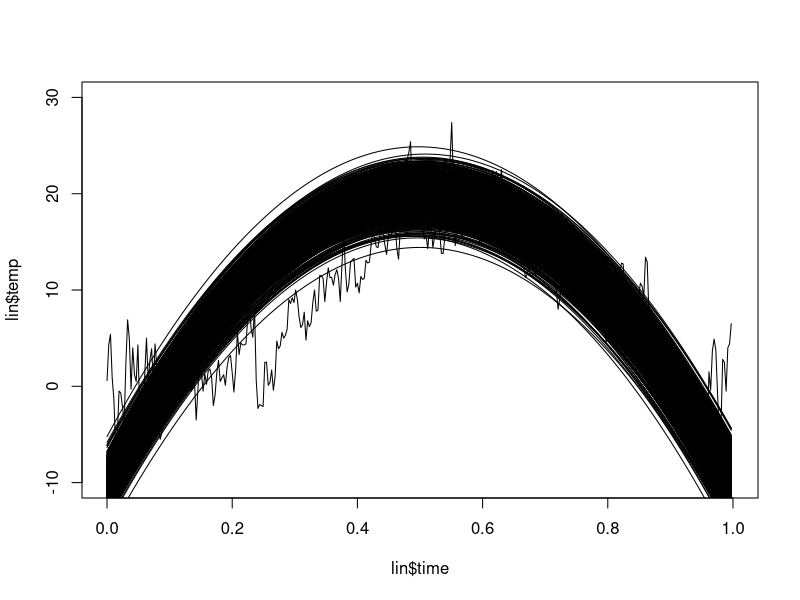
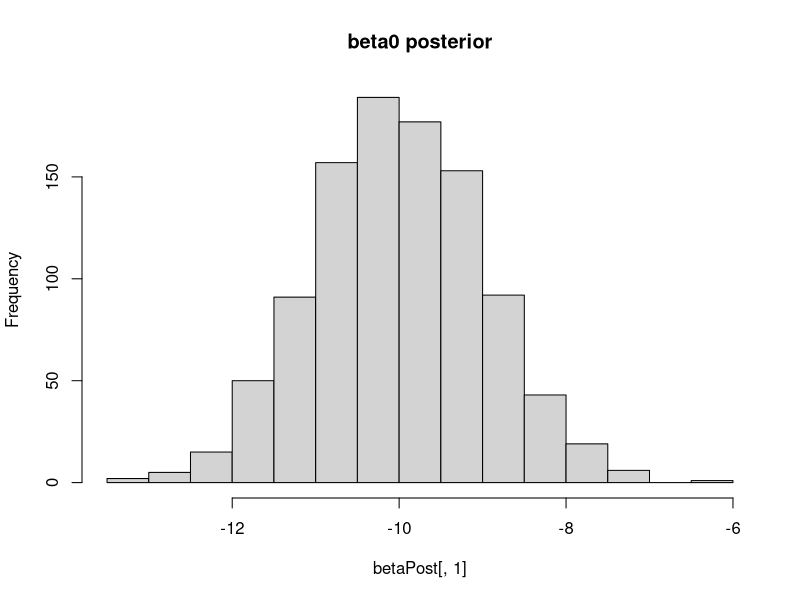
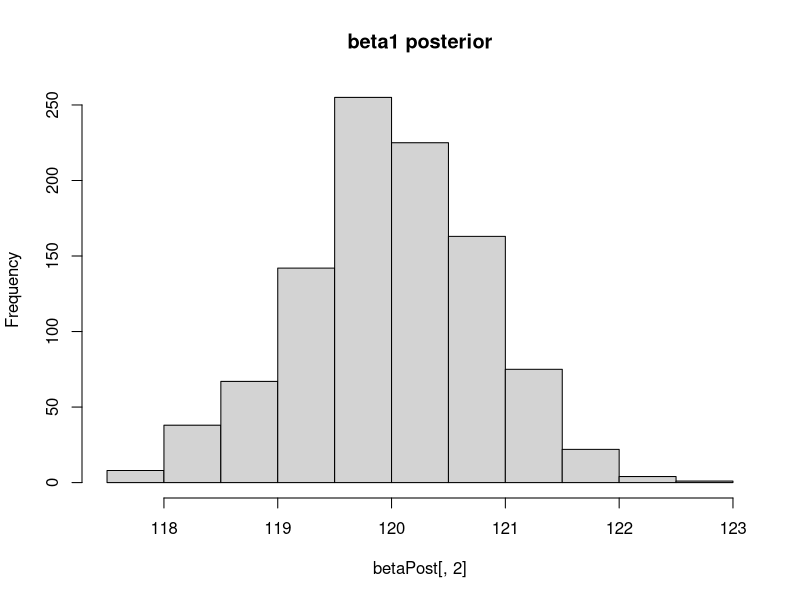
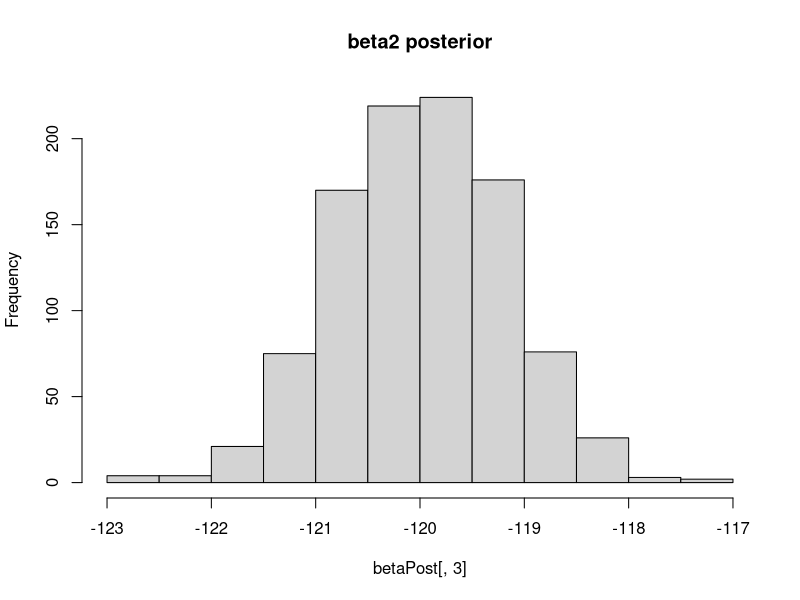
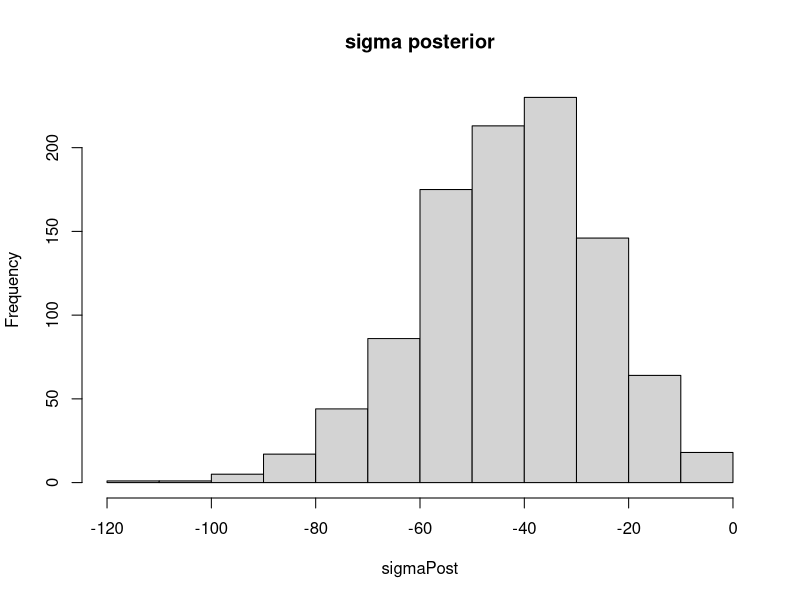
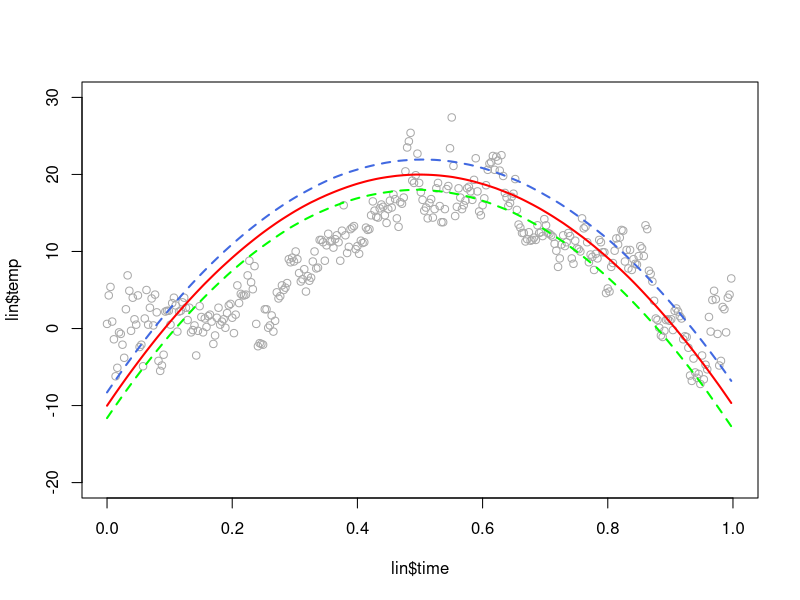
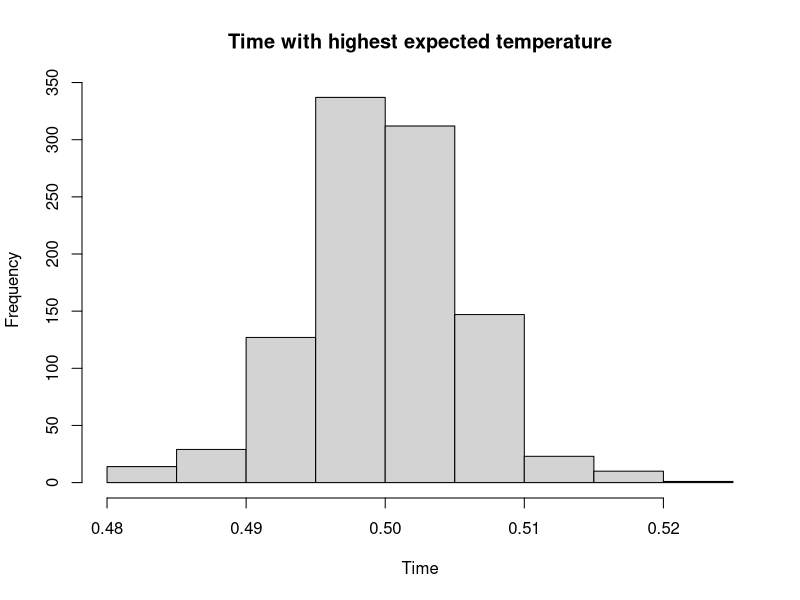
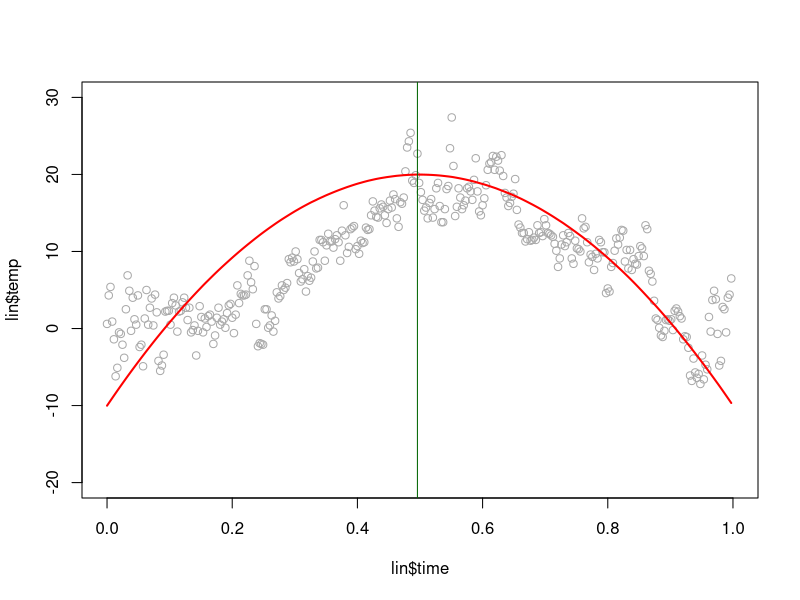

R code for these plots, in order:
## ---- chunk 1
knitr::opts_chunk$set(echo = TRUE, message = FALSE, warning=FALSE, fig.width = 5, fig.height = 3, fig.align = 'center')
set.seed(12345)
## ---- chunk 2
library(coda)
library(readxl)
library(mvtnorm)
library(tidyr)
library(knitr)
## ---- chunk 3
# loading the data
lin <- read_excel("Linkoping2022.xlsx")

women <- read.table('WomenAtWork.dat', header=TRUE)

## ---- chunk 4
# creating the time variable
lin$time <- as.numeric((as.Date(lin$datetime) - as.Date("2022-01-01"))/365)
## ---- chunk 5
set.seed(123456789)
# creating the variables
mu0 <- t(c(-10,120,-120))
omega0 <- diag(1, nrow=3,ncol=3)
v0 <- 150
sigma0 <- 1
n <- nrow(lin)

beta <- matrix(ncol=3, nrow=1000)
sigma <- matrix(ncol=1, nrow=1000)
for (i in 1:1000){
  sigma[i] <- (v0*sigma0)/rchisq(1,v0) # joint prior for sigma

  beta[i,] <- rmvnorm(1,mean=mu0,sigma[i]*solve(omega0)) # joint prior for beta
}

## ---- chunk 6
# regression curves 

reg_matrix <- matrix(ncol=nrow(lin), nrow=1000)

for (i in 1:1000){
  
  reg_matrix[i,] <- beta[i,1] + beta[i,2] *lin$time + beta[i,3]*lin$time^2 + rnorm(1,0,sigma[i])
  
}


plot(lin$temp, x=lin$time, type='l', xlim=c(0,1),ylim=c(-10,30))
for (i in 1:1000){
  lines(x=lin$time,y=reg_matrix[i,])
}
## ---- chunk 7
# creating empty matrices for posteriors
betaPost <- matrix(ncol = 3, nrow = 1000)
sigmaPost <- matrix(ncol = 1, nrow = 1000)

mu_n <- matrix(ncol = 1, nrow = 1000)

# X matrix
X_mat <- matrix(c(rep(1, 365), lin$time, lin$time^2), ncol = 3)

# X'X
xTx <- t(X_mat) %*% X_mat

# y matrix
y_mat <- matrix(lin$temp)

# y'y
yTy <- t(y_mat) %*% y_mat


omega_n <- xTx + omega0 # beta posterior variance
v_n <- v0 + n # sigma posterior mean

for (i in 1:1000){
  
  mu_n <- solve(xTx + omega0) %*% (xTx %*% beta[i,] + omega0 %*% t(mu0)) # beta posterior mean
  
  vSigma_n <- v0 * sigma0 + (yTy + mu0 %*% omega0 %*% t(mu0)) - (t(mu_n) %*% omega_n %*% mu_n) # df, sigma posterior
  
  sigmaPost[i] <- (vSigma_n) / rchisq(1, v_n) # joint sigma posterior distribution
  
  betaPost[i,] <- rmvnorm(1, mu_n, sigma = sigmaPost[i]*solve(omega_n)) # joint beta posterior distribution
}

## ---- chunk 8
hist(betaPost[,1], main = "beta0 posterior"); hist(betaPost[,2], main = "beta1 posterior"); hist(betaPost[,3], main = "beta2 posterior"); hist(sigmaPost, main = "sigma posterior")
## ---- chunk 9
# calculate posterior

regressionPost <- matrix(ncol=nrow(lin), nrow=1000)

for (i in 1:1000){
  
  regressionPost[i,] <- betaPost[i,1] + betaPost[i,2] *lin$time + betaPost[i,3]*lin$time^2
  
}

# posterior median
medianPost <- c()

for(i in 1:365){
  
  medianPost[i] <- median(regressionPost[,i])
  
}

# eqti
eqtiPost <- matrix(nrow = 365, ncol = 2)

for(i in 1:365){
  
  eqtiPost[i,1] <- quantile(regressionPost[,i], c(0.05, 0.95))[1]
  eqtiPost[i,2] <- quantile(regressionPost[,i], c(0.05, 0.95))[2]
}
## ---- chunk 10
plot(lin$temp, x=lin$time, xlim=c(0,1),ylim=c(-20,30), col = "darkgrey") # scatter plot of temperature data
lines(x=lin$time,y=medianPost, col = "red", lwd = 2) # curve for posterior median of regression function
lines(x = lin$time, y = eqtiPost[,1], col = "green", lwd = 2, lty = "dashed") # curve for the lower quantile
lines(x = lin$time, y = eqtiPost[,2], col = "royalblue", lwd = 2, lty = "dashed") # curve for the upper quantile
## ---- chunk 11
derivPost <- matrix(ncol = 1, nrow = 1000)

for(i in 1:1000){
  derivPost[i,] <- lin$time[which.min(abs(betaPost[i,2] + 2*betaPost[i,3]*lin$time))] # calculate derivative for each day
}

hist(derivPost, main = "Time with highest expected temperature", xlab = "Time") # posterior distribution of highest expected temperature
plot(lin$temp, x=lin$time, xlim=c(0,1),ylim=c(-20,30), col = "darkgrey"); lines(x=lin$time,y=medianPost, col = "red", lwd = 2)

derivMax <- max(table(derivPost)) # the day (i.e. element) that has derivative closest to zero

abline(v = lin$time[derivMax], col = "darkgreen") # derivative closest to zero according to each day
## ---- chunk 12

set.seed(123456789)
# creating the variables
mu0 <- t(c(-5,120,-120,0,0,0,0,0,0,0,0)) # choosing zero as mu_0 values for mean of priors of beta of a higher order to get the parameters close to 0

omega0 <- diag(c(1,1,1,rep(1000,8)), nrow=11,ncol=11) # picking high values of omega to get lower variance of the pior(more certain that these parameters are 0 to reduce overfittning)
v0 <- 150
sigma0 <- 1
n <- nrow(lin)

beta <- matrix(ncol=11, nrow=1000)
sigma <- matrix(ncol=1, nrow=1000)

reg_matrix <- matrix(ncol=nrow(lin), nrow=1000)


for (i in 1:1000){
  
  sigma[i] <- (v0*sigma0)/rchisq(1,v0) # joint prior for sigma

  beta[i,] <- rmvnorm(1,mean=mu0,sigma[i]*solve(omega0)) # joint prior for beta

  
  reg_matrix[i,] <- beta[i,1] + beta[i,2] *lin$time + beta[i,3]*lin$time^2 + beta[i,4]*lin$time^3 +
     beta[i,5]*lin$time^4 + beta[i,6]*lin$time^5 + beta[i,7]*lin$time^6 + beta[i,8]*lin$time^7 +
    beta[i,9]*lin$time^8 + beta[i,10]*lin$time^9 + beta[i,11]*lin$time^10 +rnorm(1,0,sigma[i])
  
}

plot(lin$temp, x=lin$time, type='l', xlim=c(0,1),ylim=c(-10,40))
for (i in 1:1000){
  lines(x=lin$time,y=reg_matrix[i,])
}

## ---- chunk 13

knitr::kable(
  data.frame(
    Variable = c("Work", "Constant", "HusbandInc", "EducYears", "ExpYears", "Age", "NSmallChild", "NBigChild"),
    `Data type` = c("Binary", "1", "Numeric", "Counts", "Counts", "Counts", "Counts", "Counts"),
    Meaning = c("Whether or not the woman works", "Constant to the intercept", "Husband's income", "Years of education", "Years of experience", "Age", "Number of children $\\leq$ 6 years in household", "Number of children > 6 years in household"),
    Role = c("Response y", "Feature", "Feature", "Feature", "Feature", "Feature", "Feature", "Feature")
  ),
  align = c("l", "c", "l", "l"),
  caption = "Variable Information"
)
## ---- chunk 14
# picking out the variables from the data
y <- women$Work
X <- women[,-1]

# for comparison
glmModel<- glm(Work ~ 0 + ., data = women, family = binomial) 

logisticpost <- function(betas,y,X,tau){
  
  B_prior <- dmvnorm(betas,rep(0,7),diag(tau ^ 2,7), log=TRUE)
  
  linpred <- as.matrix(X)%*%betas
  loglik <- sum( linpred*y - log(1 + exp(linpred)) )
  if (abs(loglik) == Inf) loglik = -20000;
  
  B_prior+loglik
}

tau <- 2


betas <- rep(0,7)



OptimRes <- optim(betas,logisticpost,gr=NULL,y,X,tau,method=c("BFGS"),control=list(fnscale=-1),hessian=TRUE)



# Printing the results to the screen
names(OptimRes$par) <- names(X) # Naming the coefficient by covariates
approxPostStd <- sqrt(diag(solve(-OptimRes$hessian))) # Computing approximate standard deviations.
names(approxPostStd) <-  names(X) # Naming the coefficient by covariates
print('The posterior mode is:')
print(OptimRes$par)

print('GLM coefficients')
print(glmModel$coefficients)

print('The approximate posterior standard deviation is:')
print(approxPostStd)

## ---- chunk 15
c(OptimRes$par[6] - 1.96 * approxPostStd[6],
  OptimRes$par[6] + 1.96 * approxPostStd[6])
## ---- chunk 16
# values for the woman to predict if she works or not
x_woman <- matrix(c(1,18,11,7,40,1,1),1,7)
woman_pred <- c()

for (i in 1:1000){
  # simulating 1000 different betas from multivariate normal dist with  beta_tilde and inverese of the hessian
  betass <- rmvnorm(1,OptimRes$par,solve(-OptimRes$hessian))
  woman_pred[i] <- 1- (exp(x_woman%*%t(betass))/((1+exp(x_woman%*%t(betass)))))
  
}


## ---- chunk 17
hist(woman_pred)
## ---- chunk 18

Woman_13 <-c() 
for (i in 1:1000){
 # drawing 1 value per prob of 13 women 
  
 Woman_13[i] <- rbinom(1,13,woman_pred[i])
  
}

hist(Woman_13)


